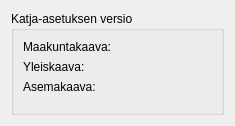
<?xml version="1.0" encoding="UTF-8"?>
<ui version="4.0">
 <class>Dialog</class>
 <widget class="QDialog" name="Dialog">
  <property name="geometry">
   <rect>
    <x>0</x>
    <y>0</y>
    <width>235</width>
    <height>126</height>
   </rect>
  </property>
  <property name="windowTitle">
   <string>Tietoja</string>
  </property>
  <layout class="QVBoxLayout" name="verticalLayout">
   <item>
    <widget class="QGroupBox" name="groupBox">
     <property name="title">
      <string>Katja-asetuksen versio</string>
     </property>
     <layout class="QFormLayout" name="formLayout">
      <item row="0" column="0">
       <widget class="QLabel" name="label_4">
        <property name="text">
         <string>Maakuntakaava:</string>
        </property>
       </widget>
      </item>
      <item row="0" column="1">
       <widget class="QLabel" name="katja_version_regional">
        <property name="text">
         <string/>
        </property>
       </widget>
      </item>
      <item row="1" column="0">
       <widget class="QLabel" name="label">
        <property name="text">
         <string>Yleiskaava:</string>
        </property>
       </widget>
      </item>
      <item row="1" column="1">
       <widget class="QLabel" name="katja_version_general">
        <property name="text">
         <string/>
        </property>
       </widget>
      </item>
      <item row="2" column="0">
       <widget class="QLabel" name="label_3">
        <property name="text">
         <string>Asemakaava:</string>
        </property>
       </widget>
      </item>
      <item row="2" column="1">
       <widget class="QLabel" name="katja_version_town">
        <property name="text">
         <string/>
        </property>
       </widget>
      </item>
     </layout>
    </widget>
   </item>
  </layout>
 </widget>
 <resources/>
 <connections/>
</ui>
